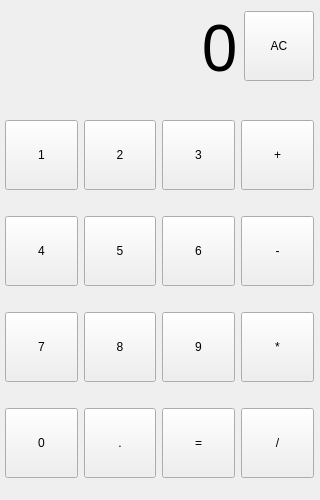
<?xml version="1.0" encoding="UTF-8"?>
<ui version="4.0">
 <class>MainWidget</class>
 <widget class="QWidget" name="MainWidget">
  <property name="geometry">
   <rect>
    <x>0</x>
    <y>0</y>
    <width>320</width>
    <height>500</height>
   </rect>
  </property>
  <property name="minimumSize">
   <size>
    <width>320</width>
    <height>500</height>
   </size>
  </property>
  <property name="maximumSize">
   <size>
    <width>320</width>
    <height>500</height>
   </size>
  </property>
  <property name="windowTitle">
   <string>MainWidget</string>
  </property>
  <widget class="QWidget" name="widget" native="true">
   <property name="geometry">
    <rect>
     <x>5</x>
     <y>0</y>
     <width>309</width>
     <height>92</height>
    </rect>
   </property>
   <layout class="QHBoxLayout" name="horizontalLayout">
    <property name="leftMargin">
     <number>0</number>
    </property>
    <property name="topMargin">
     <number>0</number>
    </property>
    <property name="rightMargin">
     <number>0</number>
    </property>
    <property name="bottomMargin">
     <number>0</number>
    </property>
    <item>
     <widget class="QLabel" name="disLabel">
      <property name="font">
       <font>
        <family>黑体</family>
        <pointsize>48</pointsize>
       </font>
      </property>
      <property name="text">
       <string>0</string>
      </property>
      <property name="alignment">
       <set>Qt::AlignRight|Qt::AlignTrailing|Qt::AlignVCenter</set>
      </property>
     </widget>
    </item>
    <item>
     <widget class="QPushButton" name="acButton">
      <property name="minimumSize">
       <size>
        <width>70</width>
        <height>70</height>
       </size>
      </property>
      <property name="maximumSize">
       <size>
        <width>70</width>
        <height>70</height>
       </size>
      </property>
      <property name="text">
       <string>AC</string>
      </property>
     </widget>
    </item>
   </layout>
  </widget>
  <widget class="QWidget" name="widget_2" native="true">
   <property name="geometry">
    <rect>
     <x>5</x>
     <y>100</y>
     <width>309</width>
     <height>400</height>
    </rect>
   </property>
   <property name="minimumSize">
    <size>
     <width>309</width>
     <height>400</height>
    </size>
   </property>
   <property name="maximumSize">
    <size>
     <width>309</width>
     <height>480</height>
    </size>
   </property>
   <layout class="QGridLayout" name="gridLayout">
    <property name="leftMargin">
     <number>0</number>
    </property>
    <property name="topMargin">
     <number>0</number>
    </property>
    <property name="rightMargin">
     <number>0</number>
    </property>
    <property name="bottomMargin">
     <number>0</number>
    </property>
    <item row="0" column="0">
     <widget class="QPushButton" name="oneButton">
      <property name="minimumSize">
       <size>
        <width>70</width>
        <height>70</height>
       </size>
      </property>
      <property name="text">
       <string>1</string>
      </property>
     </widget>
    </item>
    <item row="0" column="1">
     <widget class="QPushButton" name="twoButton">
      <property name="minimumSize">
       <size>
        <width>70</width>
        <height>70</height>
       </size>
      </property>
      <property name="text">
       <string>2</string>
      </property>
     </widget>
    </item>
    <item row="0" column="2">
     <widget class="QPushButton" name="threeButton">
      <property name="minimumSize">
       <size>
        <width>70</width>
        <height>70</height>
       </size>
      </property>
      <property name="text">
       <string>3</string>
      </property>
     </widget>
    </item>
    <item row="0" column="3">
     <widget class="QPushButton" name="addButton">
      <property name="minimumSize">
       <size>
        <width>70</width>
        <height>70</height>
       </size>
      </property>
      <property name="text">
       <string>+</string>
      </property>
     </widget>
    </item>
    <item row="1" column="0">
     <widget class="QPushButton" name="fourButton">
      <property name="minimumSize">
       <size>
        <width>70</width>
        <height>70</height>
       </size>
      </property>
      <property name="text">
       <string>4</string>
      </property>
     </widget>
    </item>
    <item row="1" column="1">
     <widget class="QPushButton" name="fiveButton">
      <property name="minimumSize">
       <size>
        <width>70</width>
        <height>70</height>
       </size>
      </property>
      <property name="text">
       <string>5</string>
      </property>
     </widget>
    </item>
    <item row="1" column="2">
     <widget class="QPushButton" name="sixButton">
      <property name="minimumSize">
       <size>
        <width>70</width>
        <height>70</height>
       </size>
      </property>
      <property name="text">
       <string>6</string>
      </property>
     </widget>
    </item>
    <item row="1" column="3">
     <widget class="QPushButton" name="subButton">
      <property name="minimumSize">
       <size>
        <width>70</width>
        <height>70</height>
       </size>
      </property>
      <property name="text">
       <string>-</string>
      </property>
     </widget>
    </item>
    <item row="2" column="0">
     <widget class="QPushButton" name="sevenButton">
      <property name="minimumSize">
       <size>
        <width>70</width>
        <height>70</height>
       </size>
      </property>
      <property name="text">
       <string>7</string>
      </property>
     </widget>
    </item>
    <item row="2" column="1">
     <widget class="QPushButton" name="eightButton">
      <property name="minimumSize">
       <size>
        <width>70</width>
        <height>70</height>
       </size>
      </property>
      <property name="text">
       <string>8</string>
      </property>
     </widget>
    </item>
    <item row="2" column="2">
     <widget class="QPushButton" name="nineButton">
      <property name="minimumSize">
       <size>
        <width>70</width>
        <height>70</height>
       </size>
      </property>
      <property name="text">
       <string>9</string>
      </property>
     </widget>
    </item>
    <item row="2" column="3">
     <widget class="QPushButton" name="mulButton">
      <property name="minimumSize">
       <size>
        <width>70</width>
        <height>70</height>
       </size>
      </property>
      <property name="text">
       <string>*</string>
      </property>
     </widget>
    </item>
    <item row="3" column="0">
     <widget class="QPushButton" name="zeroButton">
      <property name="minimumSize">
       <size>
        <width>70</width>
        <height>70</height>
       </size>
      </property>
      <property name="text">
       <string>0</string>
      </property>
     </widget>
    </item>
    <item row="3" column="1">
     <widget class="QPushButton" name="decButton">
      <property name="minimumSize">
       <size>
        <width>70</width>
        <height>70</height>
       </size>
      </property>
      <property name="text">
       <string>.</string>
      </property>
     </widget>
    </item>
    <item row="3" column="2">
     <widget class="QPushButton" name="eqButton">
      <property name="minimumSize">
       <size>
        <width>70</width>
        <height>70</height>
       </size>
      </property>
      <property name="text">
       <string>=</string>
      </property>
     </widget>
    </item>
    <item row="3" column="3">
     <widget class="QPushButton" name="divButton">
      <property name="minimumSize">
       <size>
        <width>70</width>
        <height>70</height>
       </size>
      </property>
      <property name="text">
       <string>/</string>
      </property>
     </widget>
    </item>
   </layout>
  </widget>
 </widget>
 <layoutdefault spacing="6" margin="11"/>
 <resources/>
 <connections/>
</ui>
